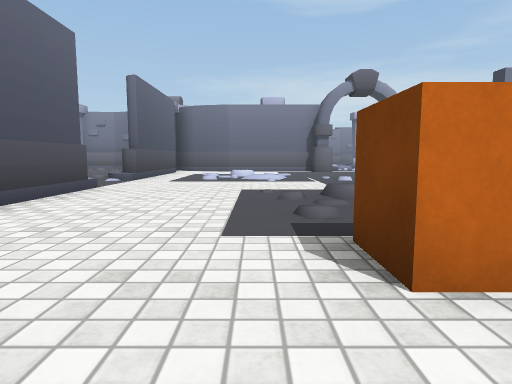
View 1 (above)

24 first-person views from a walk through a Unity game level. The camera is 0.66 m above the floor, tilts 6° down and sees 75° across. Doors are open. The floor is counted in squares, 1 m on a side. Each view is taken from the middle of a square. On the plan, view 1 faces up. The plan holds only what a view shows up to about 10 squares ahead; the rest is blank. The player is left out. Some animated figures are left out. Some surface patterns are stand-ins.

View 2
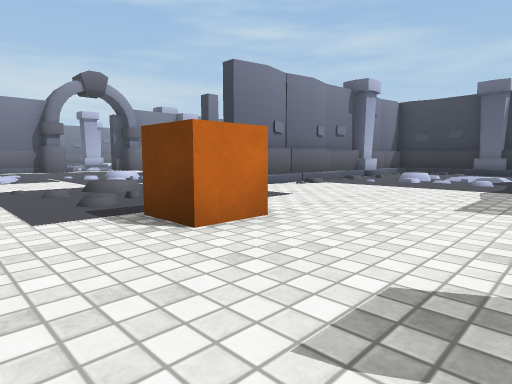

View 3
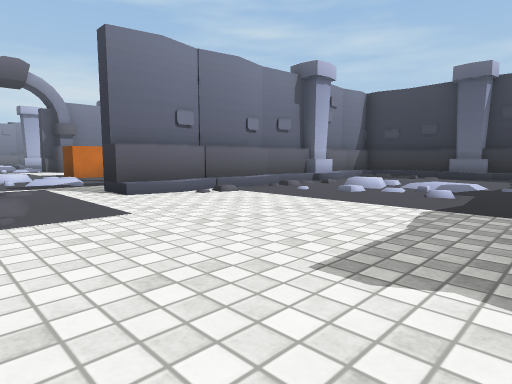

View 4
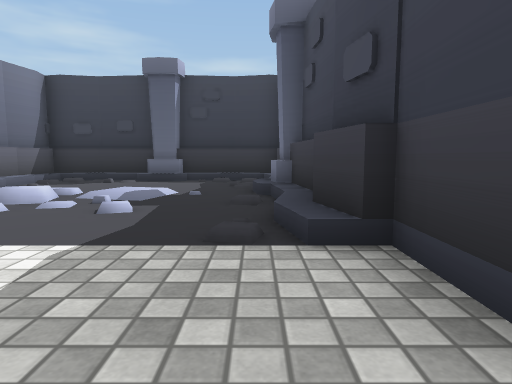

View 5
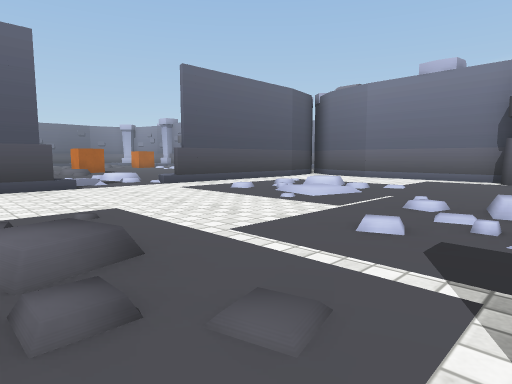

View 6
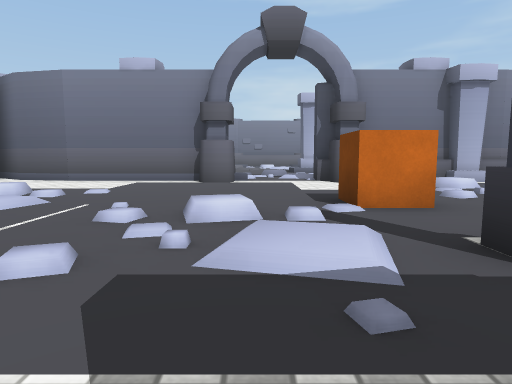

View 7
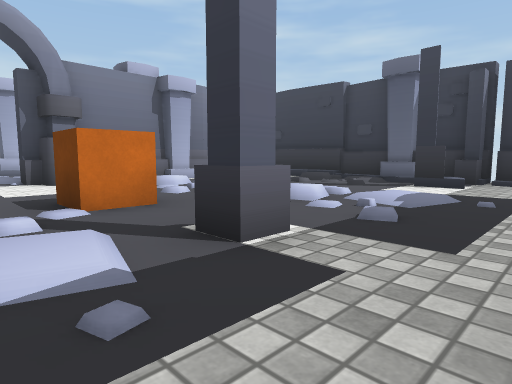

View 8
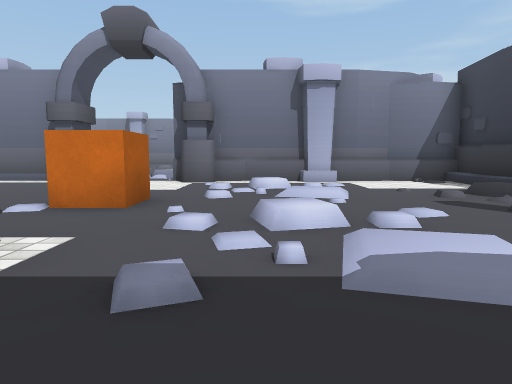

View 9
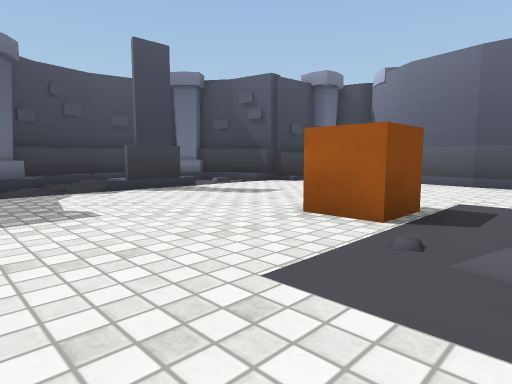

View 10
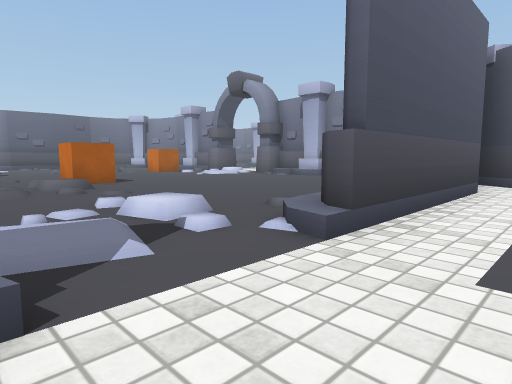

View 11
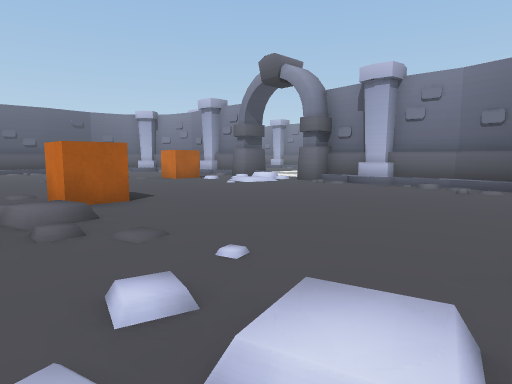

View 12
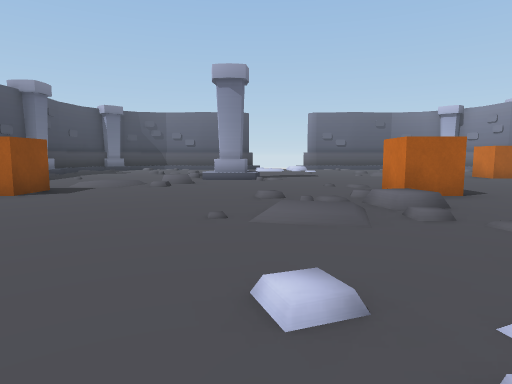

View 13
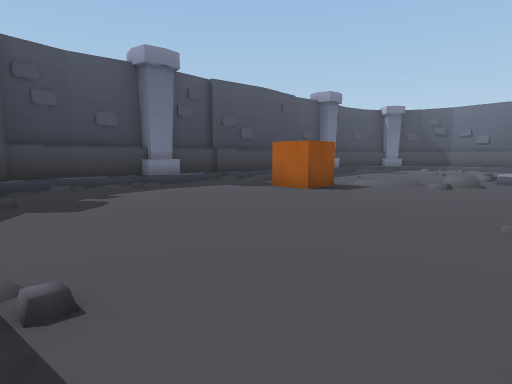

View 14
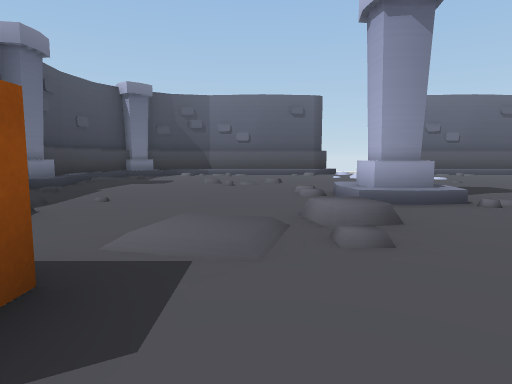

View 15
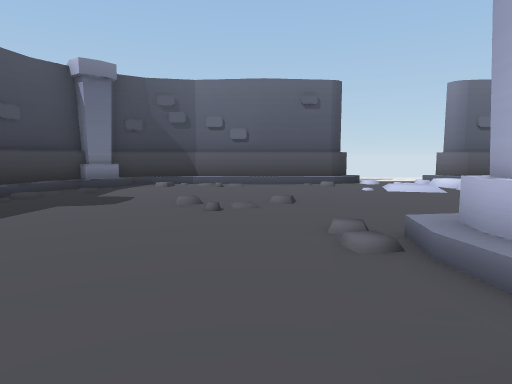

View 16
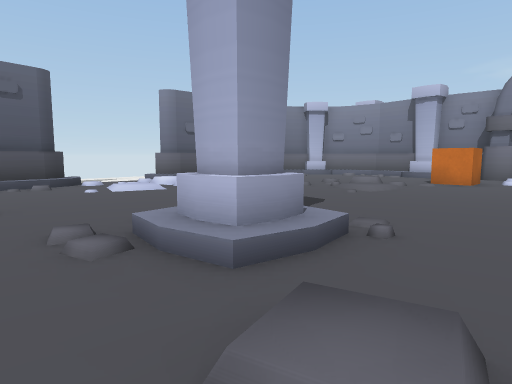

View 17
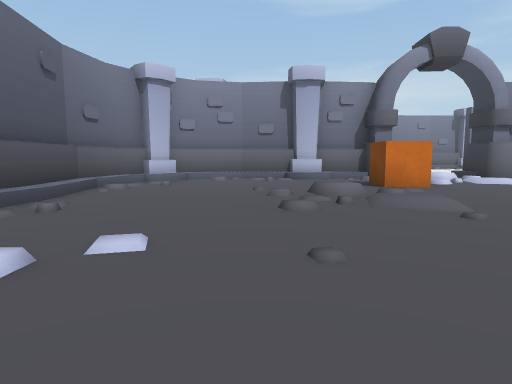

View 18
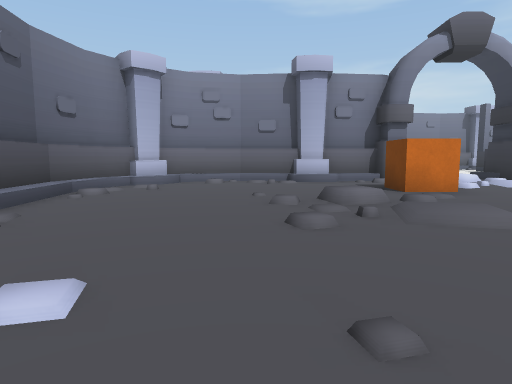

View 19
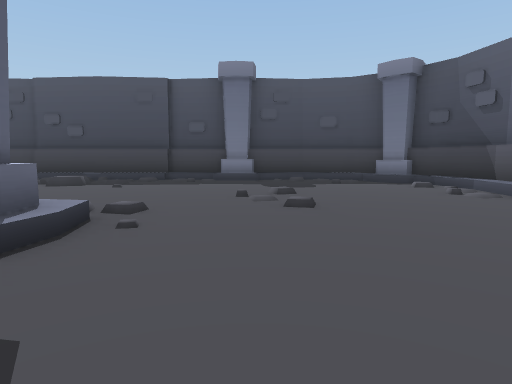

View 20
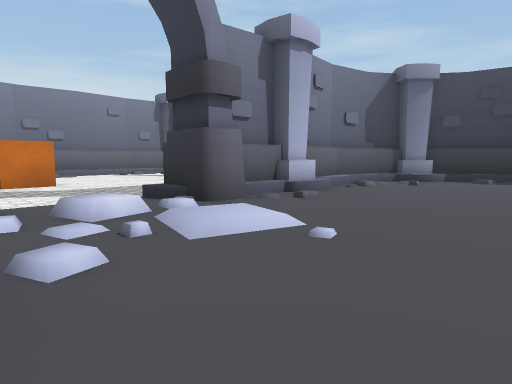

View 21
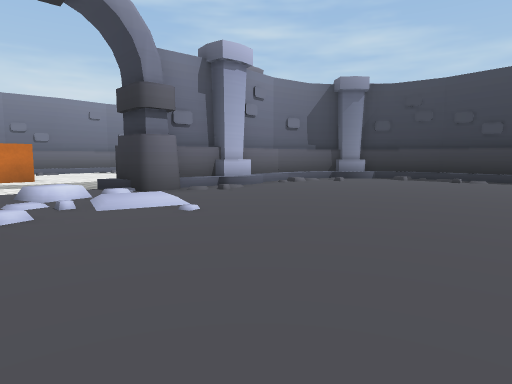

View 22
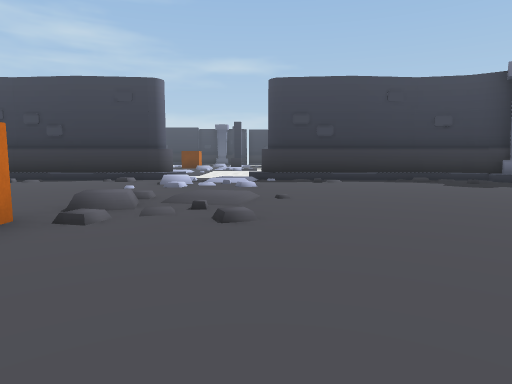

View 23
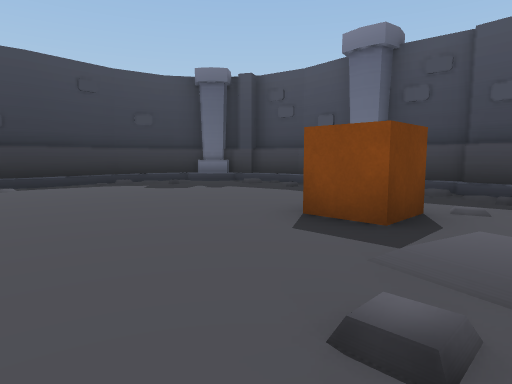

View 24
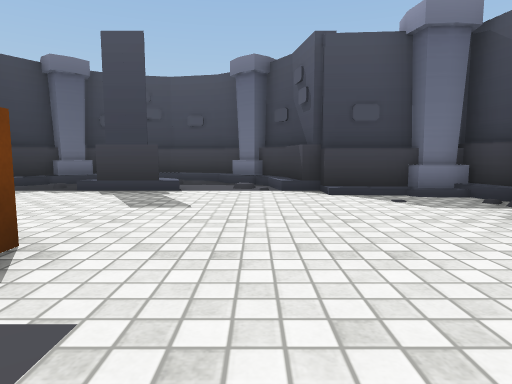

### Floor plan
Key: @ floor where view 1 was taken; # wall or solid block; x gap in a wall; . main floor; : floor 0.05 m higher than the main floor; + floor 0.1 m higher than the main floor; / step, stairs or slope; D open door; = window, fence, low wall or low ledge; ^ raised ledge; C brown cube; G gate.
Columns run from 23 left of view 1 to 14 right of it. Each row starts with its distance up from view 1.
 23            ..
 22          CC..
 21          ....
 20          ...
 19          ...
 18   #######..G######
 17  ##==###G==G###^=##
 16 ##.......///......#########=.#    ####
 15 #./.....C//.......=#......G..#########
 14 #/.................#. ..............##
 13 #=../==...........:#. .........^=...##
 12 #....///...........#..==.......:+..^ #
 11 #...///...........=#..://....C.....==#
 10 #...........C......#..////.^:./=.:..##
  9 ===........./==./===......://./==..###
  8 # //.........///.///......///#./+/.###
  7 #//....^^...///.///#.................#
  6 #/.....x^..........#....==:.....     #
  5 #=.....=.^=.......:#....==..##########
  4 #....:....//.......#....///..D=====/^#
  3 #........./.C.....=#...../..DD.#=...:#
  2 #=..........C.....:#....C...DD.#=/..##
  1 ##....../==.......=#........DD.///..##
  0  ##....//////...==##...@....DD.../../#
 -1  ##################...........=.^^^:^#
 -2                   ###.......######  ##
 -3                     ##..##.:#
 -4                      ##....##
 -5                       ##:.##
 -6                        ####

Positions as (right, up) in squares from view 1, and headings:
1: (0, 0), facing up
2: (-1, -1), facing up-right
3: (2, -1), facing up-right
4: (4, -1), facing right
5: (4, 5), facing up-left
6: (4, 6), facing up
7: (4, 6), facing up-right
8: (8, 6), facing up
9: (5, 4), facing down-left
10: (-2, 7), facing up-left
11: (-5, 8), facing up-left
12: (-5, 7), facing left
13: (-5, 7), facing down-left
14: (-10, 4), facing left
15: (-13, 4), facing left
16: (-13, 4), facing up-left
17: (-19, 7), facing up
18: (-19, 8), facing up
19: (-18, 9), facing down
20: (-15, 13), facing up-right
21: (-15, 11), facing up-right
22: (-14, 7), facing right
23: (-13, 6), facing down-right
24: (-1, 4), facing down
